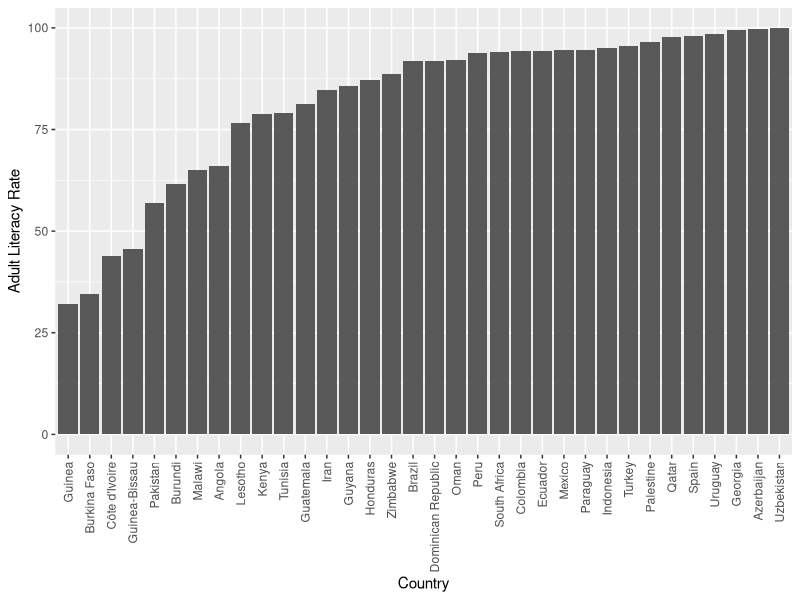
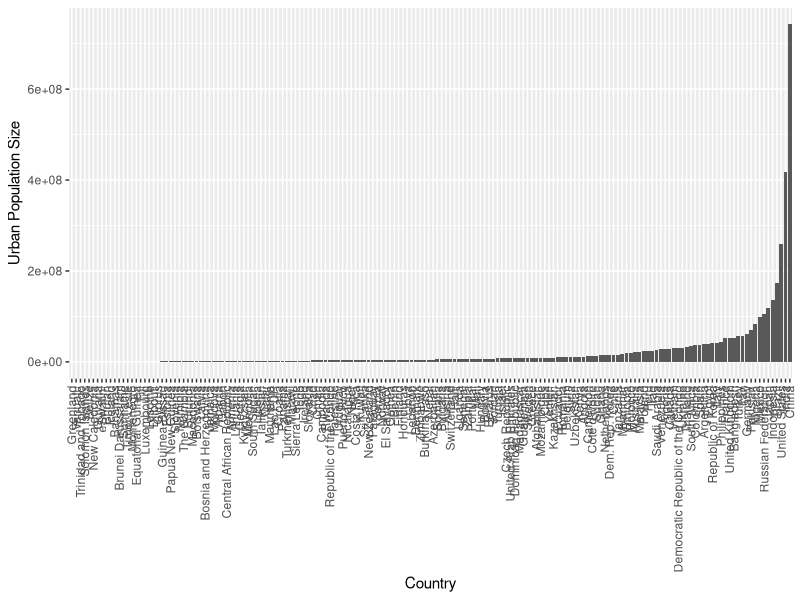
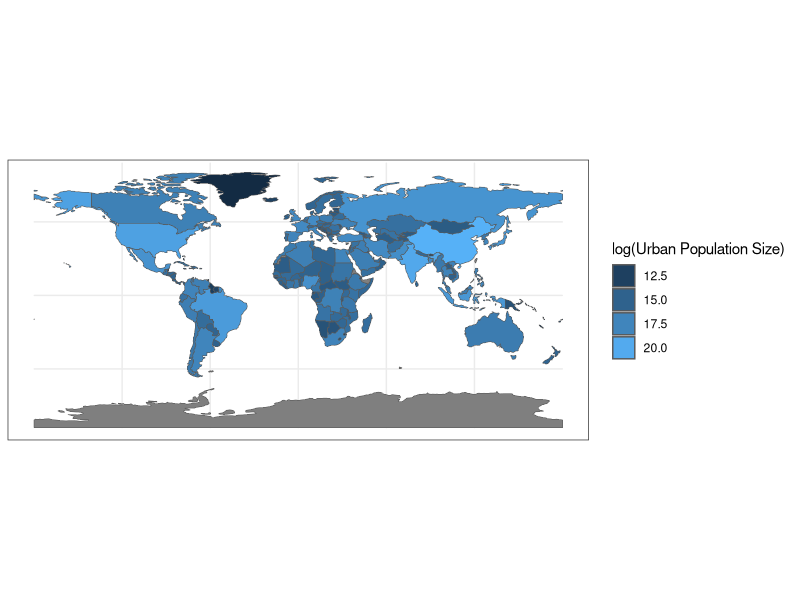
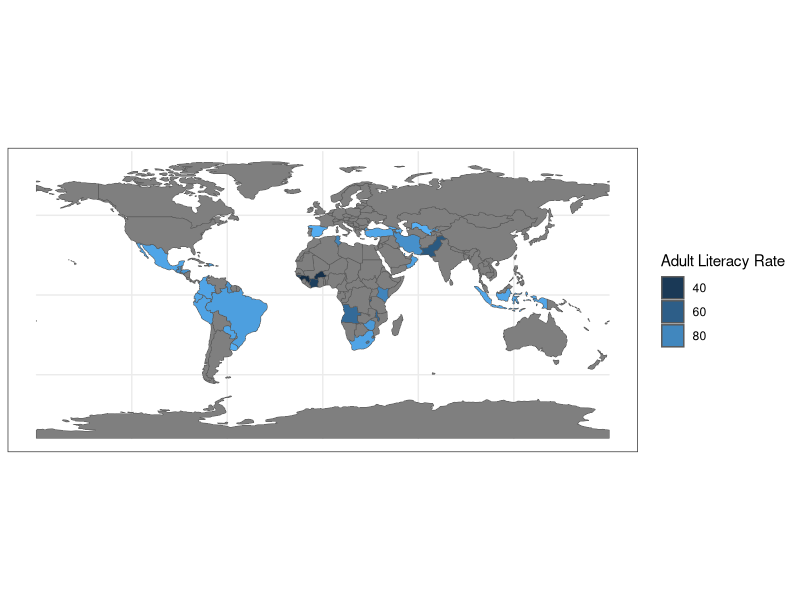
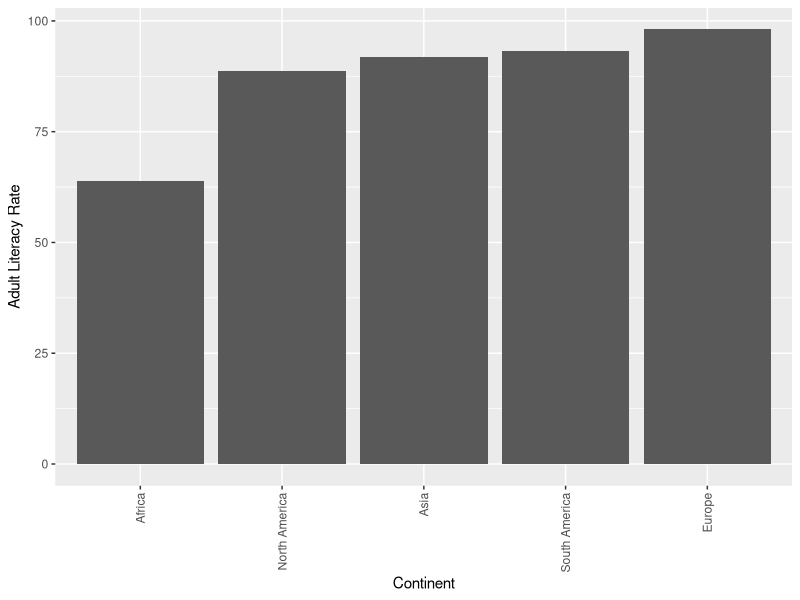
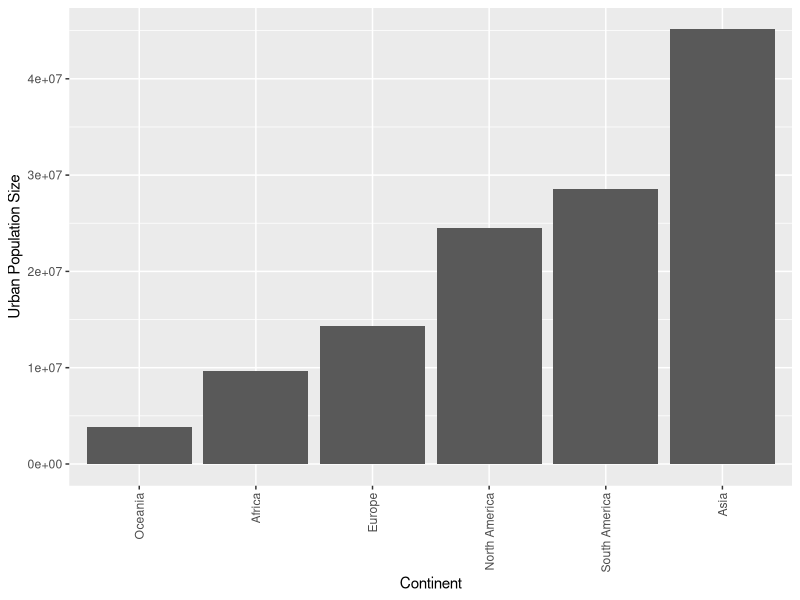
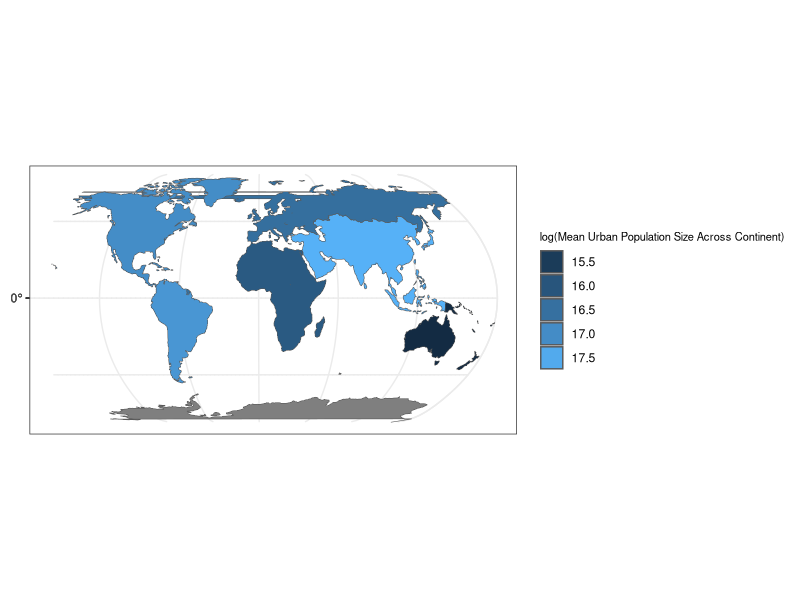
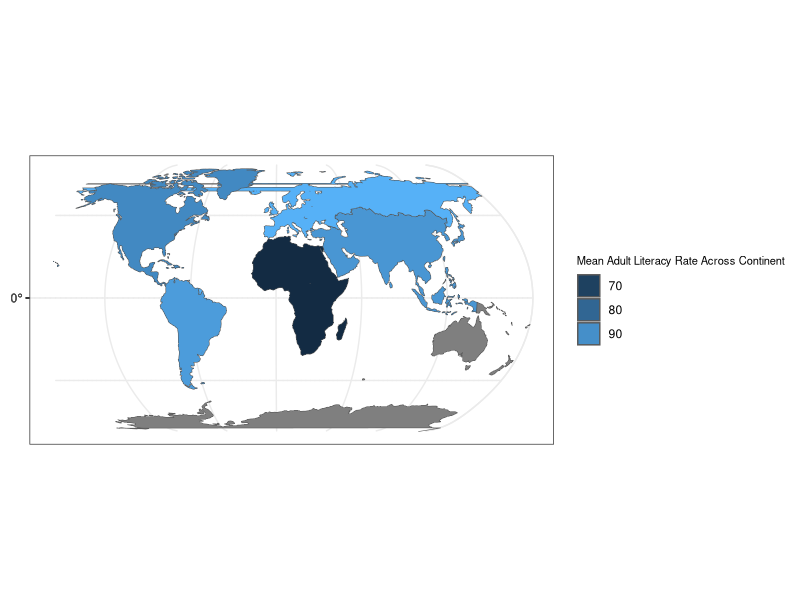

Reproduce these figures in R, in order.
## ---- chunk 1
library(tidyverse)
library(sf)
library(spData)
library(gridExtra)

knitr::opts_knit$set(root.dir = '~/Documents/K-State Year 2/GEOG728/GEOG728_GIT')
## ---- chunk 2

data(world)
data(worldbank_df)

world
worldbank_df

## ---- chunk 3
class(world)
class(worldbank_df)

str(world)
str(worldbank_df)

setdiff(world$name_long, worldbank_df$name)

worldbank_df$name<-gsub(pattern = "Cote d'Ivoire", replacement= "Côte d'Ivoire", worldbank_df$name)

worldbank_df$name<-gsub(pattern = "Swaziland", replacement= "eSwatini", worldbank_df$name)

worldbank_df$name<-gsub(pattern = "Republic of Congo", replacement= "Republic of the Congo", worldbank_df$name)


worldfull<-merge(world, worldbank_df, by.x ="name_long", by.y= "name", na.rm=F)

colSums(is.na(worldfull)) 

## ---- chunk 4

worldfull%>%
  filter(!is.na(literacy), literacy !=0)%>%
ggplot(aes(x=reorder(name_long, literacy), y=literacy)) +
  geom_bar(stat = 'identity')+
  theme(axis.text.x = element_text(angle = 90, vjust = 0.5, hjust=1))+
  xlab ("Country") +
  ylab("Adult Literacy Rate")

worldfull%>%
  filter(!is.na(urban_pop), urban_pop !=0)%>%
ggplot(aes(x=reorder(name_long, urban_pop), y=urban_pop)) +
  geom_bar(stat = 'identity')+
  theme(axis.text.x = element_text(angle = 90, vjust = 0.5, hjust=1))+
  xlab ("Country") +
  ylab("Urban Population Size")

## ---- chunk 5

ggplot(worldfull)+
  geom_sf(aes(fill=log(urban_pop))) +
  theme_bw()+
  guides(fill=guide_legend(title="log(Urban Population Size)"))

ggplot(worldfull)+
  geom_sf(aes(fill=literacy)) +
  theme_bw()+
  guides(fill=guide_legend(title="Adult Literacy Rate"))

## ---- chunk 6

worldfull%>%
  filter(!is.na(literacy), literacy !=0)%>%
  group_by(continent)%>%
  summarise(literacy_mean = mean(literacy)) %>%
ggplot(aes(x=reorder(continent, literacy_mean), y=literacy_mean)) +
  geom_bar(stat = 'identity')+
  theme(axis.text.x = element_text(angle = 90, vjust = 0.5, hjust=1))+
  xlab ("Continent") +
  ylab("Adult Literacy Rate")

worldfull%>%
  filter(!is.na(urban_pop), urban_pop !=0)%>%
  group_by(continent)%>%
  summarise(urban_pop_mean = mean(urban_pop)) %>%
ggplot(aes(x=reorder(continent, urban_pop_mean), y=urban_pop_mean)) +
  geom_bar(stat = 'identity')+
  theme(axis.text.x = element_text(angle = 90, vjust = 0.5, hjust=1))+
  xlab ("Continent") +
  ylab("Urban Population Size")

## ---- chunk 7
worldfullproj<-st_make_valid(st_transform(worldfull, "+proj=natearth +lon_0=1 +datum=WGS84 +units=m +no_defs"))

worldfullproj %>%
  group_by(continent) %>%
  summarise(urban_pop_mean = mean(urban_pop, na.rm=TRUE)) %>%
ggplot()+
  geom_sf(aes(fill=log(urban_pop_mean))) +
  theme_bw()+
  guides(fill=guide_legend(title="log(Mean Urban Population Size Across Continent)"))+
  theme(legend.title = element_text(size = 8))

worldfullproj %>%
  group_by(continent) %>%
  summarise(lit_mean = mean(literacy, na.rm=TRUE)) %>%
ggplot()+
  geom_sf(aes(fill=lit_mean)) +
  theme_bw()+
  guides(fill=guide_legend(title="Mean Adult Literacy Rate Across Continent"))+
  theme(legend.title = element_text(size = 8))
